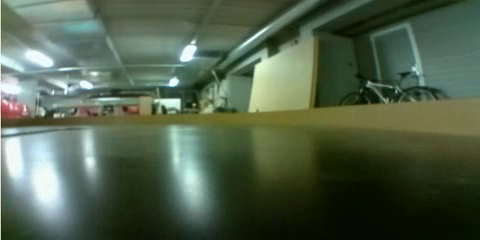
//> input picture frame 1914 of test_footage/output.avi, 480 x 240 px
$ ./icu   (built with g++ and OpenCV 4)
//> lines starting //> are read from the running program, lines starting //| are printed output that depends on the picture; after the words box and inside, x2 and y2 are one past the last pixel; in counts of white or black regions, pixels touching at a corner belong together
#include "opencv2/core.hpp"
#include "opencv2/imgproc/imgproc.hpp"
#include "opencv2/highgui/highgui.hpp"
#include "opencv2/highgui/highgui_c.h"
#include <stdlib.h>
#include <stdio.h>
#include <numeric>

#define SERVO_PIN 18 // BCM hardware PWM servo pin

void Dilation( int, void* );
void MyFilledCircle( cv::Mat img, cv::Point center );
double VectorAvg( std::vector<int> const& v );
void CloseWindows();
void DisplayHistogram( int height, int width, cv::Mat values, double middlepoint );

cv::Mat src;

cv::Mat ClaheEqualization(cv::Mat& source) {
	// Clahe equalization
	// READ RGB color image and convert it to Lab
    cv::Mat lab_image;
    cv::cvtColor(source, lab_image, CV_BGR2Lab);

    // Extract the L channel
    std::vector<cv::Mat> lab_planes(3);
    split(lab_image, lab_planes);  // now we have the L image in lab_planes[0]

    // apply the CLAHE algorithm to the L channel
    cv::Ptr<cv::CLAHE> clahe = cv::createCLAHE();
    clahe->setClipLimit(3);
	clahe->setTilesGridSize( cv::Size (8,8) );
    cv::Mat dst;
    clahe->apply(lab_planes[0], dst);

    // Merge the the color planes back into an Lab image
    dst.copyTo(lab_planes[0]);
    cv::merge(lab_planes, lab_image);

	// convert back to RGB
   	cv::Mat image_clahe;
   	cv::cvtColor(lab_image, image_clahe, CV_Lab2BGR);

	return image_clahe;

}

// Timer functionality for code performance testing
double t = 0;

int main() {

	// Define manual driving control
	bool detect = true;

	// Define video capture
	cv::VideoCapture cap("../test_footage/output.avi");

	while ( cap.isOpened() )
    {
		// Send VideoCapture to src Mat
		cap >> src;
//> src is the input picture: 240 rows x 480 cols, CV_8UC3; mean B, G, R 74.9, 96.1, 80.4

		char key = (char) cv::waitKey(1);
//> the Esc key is pressed

		//if (key == 'p') detect = true;
		//else if (key == 'o') detect = false;

		if (detect)
		{
			// Performance test
			t = (double)cv::getTickCount();

			// Get source image height and width
			int src_height = src.size().height;
//> src_height = 240
			int src_width = src.size().width;
//> src_width = 480

			// Select crop region
			cv::Rect crop_region(0, 120, src_width, 120);
//> crop_region = Rect(0, 120, 480, 120)

			// Crop the image
			cv::Mat crop;
			crop=src(crop_region);

			// Apply CLAHE to capture
			cv::Mat image_clahe = ClaheEqualization(crop);
//> in ClaheEqualization, `cv::cvtColor(source, lab_image, CV_BGR2Lab);`: lab_image: 120 rows x 480 cols, CV_8UC3; mean of channels 0, 1, 2 79.1, 118.9, 138.5
//> in ClaheEqualization, `split(lab_image, lab_planes);`:
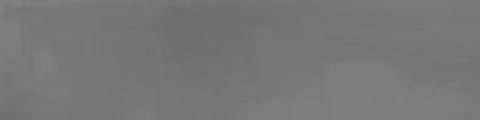
//> lab_planes[1]: 120 rows x 480 cols, CV_8UC1; min 108, max 131, mean 118.9
//> in ClaheEqualization, `split(lab_image, lab_planes);`:
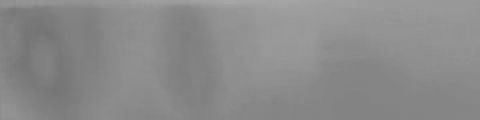
//> lab_planes[2]: 120 rows x 480 cols, CV_8UC1; min 117, max 166, mean 138.5
//> in ClaheEqualization, `clahe->apply(lab_planes[0], dst);`:
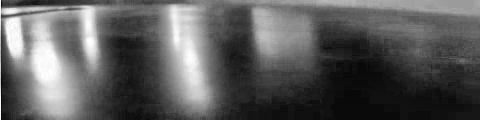
//> dst: 120 rows x 480 cols, CV_8UC1; min 7, max 255, mean 91.9
//> in ClaheEqualization, `cv::merge(lab_planes, lab_image);`: lab_image: 120 rows x 480 cols, CV_8UC3; mean of channels 0, 1, 2 91.9, 118.9, 138.5
//> in ClaheEqualization, `cv::cvtColor(lab_image, image_clahe, CV_Lab2BGR);`:
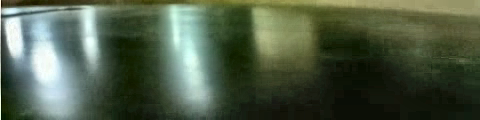
//> image_clahe: 120 rows x 480 cols, CV_8UC3; mean B, G, R 70.7, 91.9, 78.6

			// Convert to HSV
			cv::Mat hsv;
			cv::cvtColor(crop, hsv, CV_BGR2HSV);
//> hsv: 120 rows x 480 cols, CV_8UC3; mean H, S, V 53, 132.5, 80.2

			// Detect floor
			cv::Mat frame_threshold;
			inRange(hsv, cv::Scalar(37, 0, 0), cv::Scalar(179, 255, 255), frame_threshold);
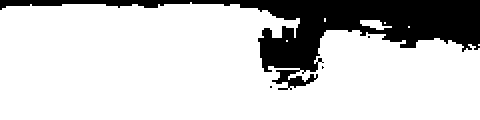
//> frame_threshold: 120 rows x 480 cols, CV_8UC1; 80.3% white; 4 black regions (3 under 20 px), largest, box (x1, y1, x2, y2) and area: (0, 0, 480, 90) 11319

			// Sum image intensity values by columns
			cv::Mat histogramValues;
        	cv::reduce( frame_threshold, histogramValues, 0, CV_REDUCE_SUM, CV_32F );
//> histogramValues = 480 values, max 30090 at index 190, min 10200 at index 300, mean 24580.4

			// CHECK WHAT VALUES ARE STORED IN histogramVAlues WHEN NO FLOOR DETECTED

			// Find min and max valuess
			double min, max;
			cv::minMaxIdx( histogramValues, &min, &max );
//> min = 10200; max = 30090
			min = 0.8 * max;
//> min = 24072

			// Filter noise
			std::vector<int> arr;
			size_t c = 0;

			for(int i = 0; i < histogramValues.cols; i++)
			{
				if (histogramValues.at<float>(0, i) >= min)
				{
					arr.push_back( i );
					c++;
				}
			}
//> after the loop, arr = 264 values from 0 to 379; c = 264

			// Find the average value
        	double average = VectorAvg(arr);
//> average = 133.3

			std::printf("Average: %.3f\n", average);
//| Average: 133.258

			DisplayHistogram( src_height, src_width, histogramValues, average);
//> the loop in DisplayHistogram, `for ( int i = 0; i < width; i++ )` made 480 passes
//> intensity on passes 1 to 3: 28050, 28050, 28560
//> in MyFilledCircle, `cv::circle( img, center, 20, cv::Scalar( 0, 255, 255 ), cv::FILLED, cv..`:
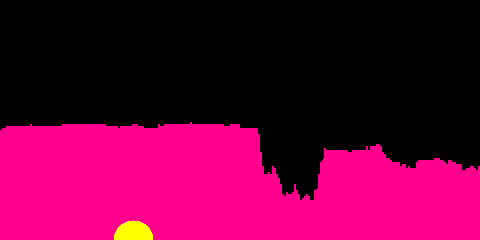
//> img: 240 rows x 480 cols, CV_8UC3; mean B, G, R 55.5, 1.3, 102.4

        	imshow("hsv", hsv);
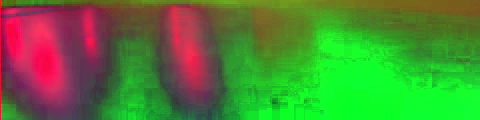
//> window 'hsv': 120 rows x 480 cols, CV_8UC3; mean B, G, R 53, 132.5, 80.2
			imshow("detectedFloor", frame_threshold);
		}
		else
		{
			CloseWindows();

		}

		// Total execution time
		std::printf( "Total execution time = %g ms\n", ((double)cv::getTickCount() - t)*1000/cv::getTickFrequency());
    }

	cv::destroyAllWindows();

    return 0;
}

void MyFilledCircle( cv::Mat img, cv::Point center )
{
	/* Source image */
	/* Center point */
	/* Circle size  */
	/* Source image */
	/* Circle color */
	cv::circle( img,
    	center,
    	20,
    	cv::Scalar( 0, 255, 255 ),
    	cv::FILLED,
    	cv::LINE_8 );
}

double VectorAvg(std::vector<int> const& v) {
    return 1.0 * std::accumulate(v.begin(), v.end(), 0LL) / v.size();
}

void CloseWindows() {
	if (cv::getWindowProperty("Area", cv::WND_PROP_AUTOSIZE) != -1) cv::destroyWindow("Area");
	if (cv::getWindowProperty("histogram", cv::WND_PROP_AUTOSIZE) != -1) cv::destroyWindow("histogram");
	if (cv::getWindowProperty("hsv", cv::WND_PROP_AUTOSIZE) != -1) cv::destroyWindow("hsv");
	if (cv::getWindowProperty("detectedFloor", cv::WND_PROP_AUTOSIZE) != -1) cv::destroyWindow("detectedFloor");
}

void DisplayHistogram( int height, int width, cv::Mat values, double middlepoint ) {

	// Creating a black MAT for histogram image to display
	cv::Mat histogram( height, width, CV_8UC3, cv::Scalar( 0, 0, 0 ) );

	// Variable for storing the height of a histogram line
	double intensity;

	for ( int i = 0; i < width; i++ )
	{
		// Get the intensity of the pixel at a point
		intensity = values.at<float>( 0, i );

		// Draw the line on the histogram image based on the source dimensions
		cv::line( histogram, cv::Point( i, height ),
				  cv::Point( i, height - ( ( int ) intensity / 255 ) ),
				  cv::Scalar( 140, 0, 255 ), 1, cv::LINE_8 );
	}

	// Draw the curvature pointer
	MyFilledCircle( histogram, cv::Point( ( int ) middlepoint, height ) );

	// Combine the histogram image with the source video
	cv::Mat result( height, width, CV_8UC3, cv::Scalar( 0, 255, 0 ) );
	cv::Mat thefinal;
	addWeighted( src, 1, histogram, 1, 0, thefinal );

	cv::imshow("Source and Histogram", thefinal);
	cv::imshow("histogram", histogram);
}

$ run again, starting later in the video
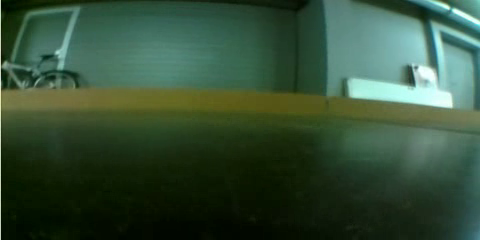
//> input picture frame 8613 of test_footage/output.avi, 480 x 240 px
//> src is the input picture: 240 rows x 480 cols, CV_8UC3; mean B, G, R 55.3, 78.1, 52.4
//> in ClaheEqualization, `cv::cvtColor(lab_image, image_clahe, CV_Lab2BGR);`:
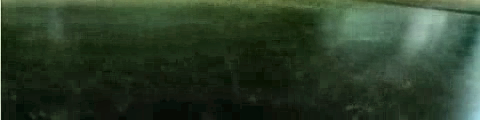
//> image_clahe: 120 rows x 480 cols, CV_8UC3; mean B, G, R 40.8, 60.9, 43.4
//> hsv: 120 rows x 480 cols, CV_8UC3; mean H, S, V 54.4, 171.8, 45.3
//> frame_threshold: 120 rows x 480 cols, CV_8UC1; every value is 255
//> histogramValues = 480 values from 30600 to 30600
//> `cv::minMaxIdx( histogramValues, &min, &max );`: min = 30600
//> `min = 0.8 * max;`: min = 24480
//> after the loop `for(int i = 0; i < histogramValues.cols; i++)`: arr = 480 values from 0 to 479; c = 480
//> average = 239.5
//| Average: 239.500
//> img: 240 rows x 480 cols, CV_8UC3; mean B, G, R 69.3, 1.3, 127.5
//> `imshow("hsv", hsv);`:
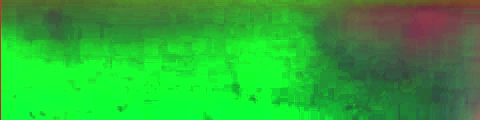
//> window 'hsv': 120 rows x 480 cols, CV_8UC3; mean B, G, R 54.4, 171.8, 45.3
